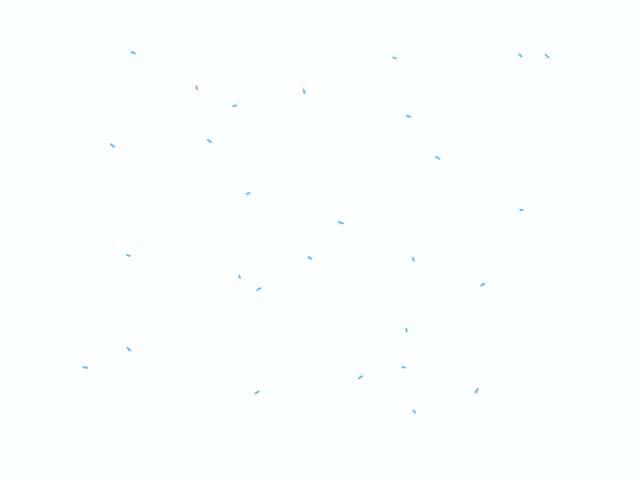
Frame 1 (no input)
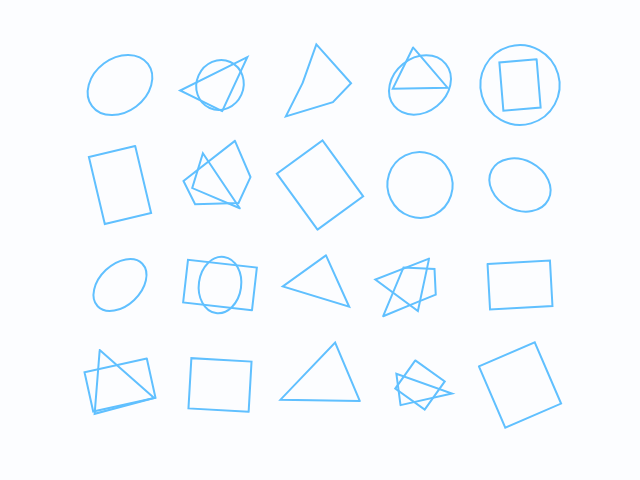
Frame 60 (no input)
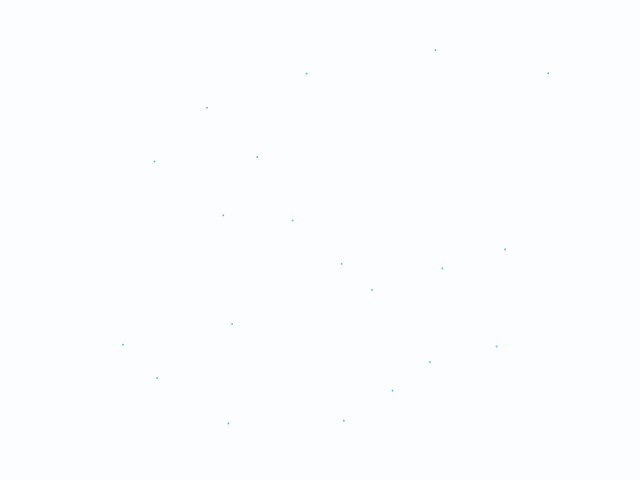
Frame 120 (the mouse pressed at the canvas centre since frame 60)

The p5.js sketch that drew these frames (run headless with seeded random() and noise() and a simulated clock; from frame 60 on, the mouse is pressed at the canvas centre):

// p5.js sketch
// ── sketch.js
// ---- definition ------------------------------------------------------------

/**
 * A collection of functions & function generators for drawing
 * trimmed 2D shapes.
 */
const TrimmedShape = (() => {
  // -- general function ----

  /**
   * Maps `value` from the range [`start`, `end`] to the range [0, 1].
   * @param value
   * @param start
   * @param end
   * @return Mapped value between 0 and 1 (unclamped).
   */
  const inverseLerp = (value, start, end) => (value - start) / (end - start);

  // -- line ----

  const line = (x1, y1, x2, y2, startRatio, endRatio) => {
    const dx = x2 - x1;
    const dy = y2 - y1;
    line(
      x1 + startRatio * dx,
      y1 + startRatio * dy,
      x1 + endRatio * dx,
      y1 + endRatio * dy
    );
  };

  const createLine = (x1, y1, x2, y2) => {
    const dx = x2 - x1;
    const dy = y2 - y1;
    return (startRatio, endRatio) =>
      line(
        x1 + startRatio * dx,
        y1 + startRatio * dy,
        x1 + endRatio * dx,
        y1 + endRatio * dy
      );
  };

  // -- ellipse & circle ----

  const ellipse = (x, y, sizeX, sizeY, startRatio, endRatio, mode, detail) => {
    if (startRatio === endRatio) return;
    arc(
      x,
      y,
      sizeX,
      sizeY,
      startRatio * TWO_PI,
      endRatio * TWO_PI,
      mode,
      detail
    );
  };

  const createEllipse = (x, y, sizeX, sizeY, mode, detail) => (
    startRatio,
    endRatio
  ) => ellipse(x, y, sizeX, sizeY, startRatio, endRatio, mode, detail);

  const circle = (x, y, size, startRatio, endRatio, mode, detail) =>
    ellipse(x, y, size, size, startRatio, endRatio, mode, detail);

  const createCircle = (x, y, size, mode, detail) =>
    createEllipse(x, y, size, size, mode, detail);

  // -- polygon ----

  /** For internal use in `createPaths()`. */
  const createPathParameters = (from, to) => {
    return {
      from,
      to,
      length: dist(from.x, from.y, to.x, to.y)
    };
  };

  /**
   * For internal use in `createPolygon()`.
   * @param vertices - Array of objects with `x` and `y` coordinates.
   */
  const createPaths = vertices => {
    const vertexCount = vertices.length;
    const pathParameters = new Array(vertexCount);
    const lastIndex = vertexCount - 1;

    let totalLength = 0;

    for (let i = 0; i < lastIndex; i += 1) {
      const parameter = createPathParameters(vertices[i], vertices[i + 1]);
      pathParameters[i] = parameter;
      totalLength += parameter.length;
    }

    const lastParameter = createPathParameters(
      vertices[lastIndex],
      vertices[0]
    );
    pathParameters[lastIndex] = lastParameter;
    totalLength += lastParameter.length;

    const paths = new Array(vertexCount);

    for (let i = 0, lastThresholdRatio = 0; i < vertexCount; i += 1) {
      const parameters = pathParameters[i];
      const lengthRatio = parameters.length / totalLength;
      const nextThresholdRatio = lastThresholdRatio + lengthRatio;
      paths[i] = {
        from: parameters.from,
        to: parameters.to,
        previousRatio: lastThresholdRatio,
        nextRatio: nextThresholdRatio
      };
      lastThresholdRatio = nextThresholdRatio;
    }

    return paths;
  };

  /** For internal use in `createPolygon()`. */
  const getStartPathIndex = (startRatio, paths) => {
    for (let i = paths.length - 1; i >= 0; i -= 1) {
      if (paths[i].previousRatio <= startRatio) return i;
    }
    return 0;
  };
  /** For internal use in `createPolygon()`. */
  const getEndPathIndex = (endRatio, paths) => {
    const { length } = paths;
    for (let i = 0; i < length; i += 1) {
      if (endRatio <= paths[i].nextRatio) return i;
    }
    return length - 1;
  };

  /** For internal use in `createPolygon()`. */
  const drawVertexOnPath = (path, lerpRatio) => {
    const { from, to } = path;
    vertex(lerp(from.x, to.x, lerpRatio), lerp(from.y, to.y, lerpRatio));
  };

  const createPolygon = vertices => {
    const paths = createPaths(vertices);

    return (startRatio, endRatio) => {
      const startPathIndex = getStartPathIndex(startRatio, paths);
      const endPathIndex = getEndPathIndex(endRatio, paths);
      const startPathRatio = inverseLerp(
        startRatio,
        paths[startPathIndex].previousRatio,
        paths[startPathIndex].nextRatio
      );
      const endPathRatio = inverseLerp(
        endRatio,
        paths[endPathIndex].previousRatio,
        paths[endPathIndex].nextRatio
      );

      beginShape();
      drawVertexOnPath(paths[startPathIndex], startPathRatio);
      if (startPathIndex !== endPathIndex) {
        for (let i = startPathIndex; i < endPathIndex; i += 1) {
          const nextVertex = paths[i].to;
          vertex(nextVertex.x, nextVertex.y);
        }
      }
      drawVertexOnPath(paths[endPathIndex], endPathRatio);
      endShape();
    };
  };

  // -- rectangle & square ----

  const createRectangleCorner = (x, y, width, height) => {
    const x2 = x + width;
    const y2 = y + height;
    return createPolygon([
      { x, y },
      { x: x2, y },
      { x: x2, y: y2 },
      { x, y: y2 }
    ]);
  };

  const createRectangleCenter = (x, y, width, height) => {
    const halfWidth = 0.5 * width;
    const halfHeight = 0.5 * height;
    const x1 = x - halfWidth;
    const y1 = y - halfHeight;
    const x2 = x + halfWidth;
    const y2 = y + halfHeight;
    return createPolygon([
      { x: x1, y: y1 },
      { x: x2, y: y1 },
      { x: x2, y: y2 },
      { x: x1, y: y2 }
    ]);
  };

  const createSquareCorner = (x, y, size) =>
    createRectangleCorner(x, y, size, size);

  const createSquareCenter = (x, y, size) =>
    createRectangleCenter(x, y, size, size);

  return {
    Line: {
      draw: line,
      create: createLine
    },
    Ellipse: {
      draw: ellipse,
      create: createEllipse
    },
    Circle: {
      draw: circle,
      create: createCircle
    },
    Polygon: {
      /**
       * Creates a function for drawing trimmed 2D polygon through `vertices`.
       * @param vertices - Array of objects with `x` and `y` coordinates.
       * @returns Function for drawing trimmed 2D polygon.
       */
      create: createPolygon
    },
    Rectangle: {
      createCorner: createRectangleCorner,
      createCenter: createRectangleCenter
    },
    Square: {
      createCorner: createSquareCorner,
      createCenter: createSquareCenter
    }
  };
})();

// ---- example ---------------------------------------------------------------

// -- shape functions ----

const rotationVelocity = 0.01;
const createRotatingShape = (x, y, shape) => {
  let rotationAngle = random(TWO_PI);

  return (startRatio, endRatio) => {
    push();
    translate(x, y);
    rotate(rotationAngle);
    shape(startRatio, endRatio);
    pop();

    rotationAngle += rotationVelocity;
  };
};

const createRandomEllipse = () => {
  const sizeX = random(40, 80);
  const sizeY = random(40, 80);

  return TrimmedShape.Ellipse.create(0, 0, sizeX, sizeY);
};

const createRandomRect = () => {
  const sizeX = random(30, 70);
  const sizeY = random(30, 70);

  return TrimmedShape.Rectangle.createCenter(0, 0, sizeX, sizeY);
};

const createRandomTriangle = () => {
  const TAU_THIRDS = TWO_PI / 3;
  const vertices = [0, 1, 2].map(index => {
    const angle = index * TAU_THIRDS + random(-1, 1) * QUARTER_PI;
    const distance = random(25, 45);
    return {
      x: distance * cos(angle),
      y: distance * sin(angle)
    };
  });

  return TrimmedShape.Polygon.create(vertices);
};

const createRandomPolygon = () => {
  const angleInterval = TWO_PI / 5;
  const randomAngleMagnitude = angleInterval / 3;
  const vertices = Array.from({ length: 5 }, (_, index) => {
    const angle = index * angleInterval + random(-1, 1) * randomAngleMagnitude;
    const distance = random(15, 50);
    return {
      x: distance * cos(angle),
      y: distance * sin(angle)
    };
  });

  return TrimmedShape.Polygon.create(vertices);
};

const shapeCreators = [
  createRandomEllipse,
  createRandomRect,
  createRandomTriangle,
  createRandomPolygon
];

// -- variable & other functions ----

const shapes = [];
const animationDuration = 120;
const resetIntervalDuration = animationDuration * 2;

const reset = () => {
  shapes.length = 0;

  for (let y = 85; y < height - 50; y += 100) {
    for (let x = 120; x < width - 50; x += 100) {
      const repetition = random() < 0.5 ? 2 : 1;
      for (let i = 0; i < repetition; i += 1) {
        const createShape = random(shapeCreators);
        shapes.push(createRotatingShape(x, y, createShape()));
      }
    }
  }
};

const calculateTrimmingRatios = frameCount => {
  const progressRatio = (frameCount % animationDuration) / animationDuration;

  if (progressRatio < 0.5)
    return {
      startRatio: 0,
      endRatio: 2 * progressRatio
    };

  return {
    startRatio: 2 * (progressRatio - 0.5),
    endRatio: 1
  };
};

// -- main ----

function setup() {
  createCanvas(640, 480);
  stroke(96, 192, 255);
  noFill();
  strokeWeight(2);

  reset();
}

function draw() {
  background(252, 253, 255);

  if (frameCount % resetIntervalDuration === 0) reset();

  const { startRatio, endRatio } = calculateTrimmingRatios(frameCount);
  for (const shape of shapes) shape(startRatio, endRatio);
}
